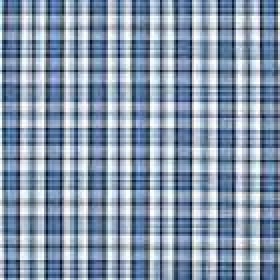
#> input picture detect_how_similar_images_are/images/plaid (61).JPG, 140 x 140 px (shown 2 times larger)
$ python how_similar_two_images_are.py
#> lines starting #> are read from the running program, lines starting #| are printed output that depends on the picture
import cv2
import numpy as np

original = cv2.imread("images/plaid (61).JPG")
#> original is the input picture: shape (140, 140, 3); mean B, G, R 172.4, 151.3, 133.9
image_to_compare = cv2.imread("images/plaid(60).JPG")
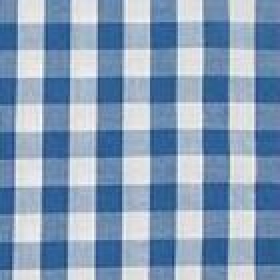
#> input picture detect_how_similar_images_are/images/plaid(60).JPG, 140 x 140 px (shown 2 times larger)
#> image_to_compare is the input picture: shape (140, 140, 3); mean B, G, R 184.8, 157.7, 134.7


# 1) Check if 2 images are equals
if original.shape == image_to_compare.shape:
    print("The images have same size and channels")
    difference = cv2.subtract(original, image_to_compare)
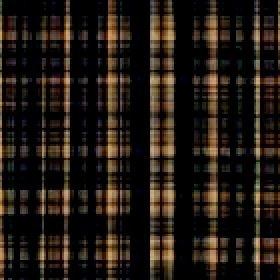
#> difference: shape (140, 140, 3) (shown 2 times larger); mean B, G, R 18.1, 26, 33.5
    b, g, r = cv2.split(difference)
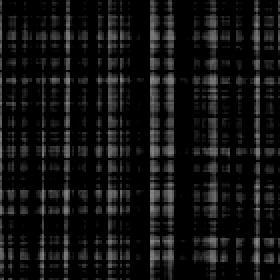
#> b: shape (140, 140) (shown 2 times larger); min 0, max 138, mean 18.1
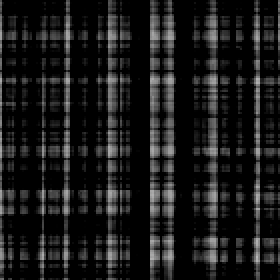
#> g: shape (140, 140) (shown 2 times larger); min 0, max 185, mean 26
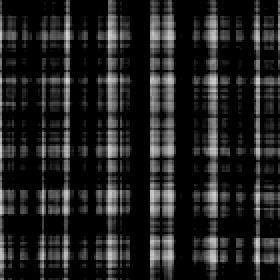
#> r: shape (140, 140) (shown 2 times larger); min 0, max 212, mean 33.5

    if cv2.countNonZero(b) == 0 and cv2.countNonZero(g) == 0 and cv2.countNonZero(r) == 0:
        print("The images are completely Equal")
    else:
        print("The images are NOT equal")

# 2) Check for similarities between the 2 images
sift = cv2.xfeatures2d.SIFT_create()
kp_1, desc_1 = sift.detectAndCompute(original, None)
#> kp_1 = 860 keypoints; strongest (x, y, size): (131, 58, 1.9), (131, 50, 1.8), (24, 28, 1.9), (88, 28, 2)
kp_2, desc_2 = sift.detectAndCompute(image_to_compare, None)
#> kp_2 = 439 keypoints; strongest (x, y, size): (14, 114, 10.8), (15, 32, 10.8), (14, 87, 10.8), (15, 59, 10.9)

index_params = dict(algorithm=0, trees=5)
search_params = dict()
flann = cv2.FlannBasedMatcher(index_params, search_params)

matches = flann.knnMatch(desc_1, desc_2, k=2)
#> matches = 860 matches

good_points = []
for m, n in matches:
    if m.distance < 0.6*n.distance:
        good_points.append(m)
#> after the loop, good_points = []

# Define how similar they are
number_keypoints = 0
if len(kp_1) <= len(kp_2):
    number_keypoints = len(kp_1)
else:
    number_keypoints = len(kp_2)
#> number_keypoints = 439


print("Keypoints 1ST Image: " + str(len(kp_1)))
#| Keypoints 1ST Image: 860
print("Keypoints 2ND Image: " + str(len(kp_2)))
#| Keypoints 2ND Image: 439
print("GOOD Matches:", len(good_points))
#| GOOD Matches: 0
print("How good it's the match: ", len(good_points) / number_keypoints * 100)
#| How good it's the match:  0.0

result = cv2.drawMatches(original, kp_1, image_to_compare, kp_2, good_points, None)
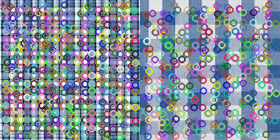
#> result: shape (140, 280, 3); mean B, G, R 157.3, 142.7, 131.9


# [8 lines of commented-out code are left out]
